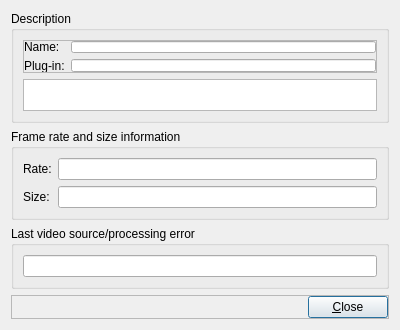
<?xml version="1.0" encoding="UTF-8"?>
<ui version="4.0">
 <class>CameraInfoDialog</class>
 <widget class="QDialog" name="CameraInfoDialog">
  <property name="geometry">
   <rect>
    <x>0</x>
    <y>0</y>
    <width>400</width>
    <height>330</height>
   </rect>
  </property>
  <property name="sizePolicy">
   <sizepolicy hsizetype="Preferred" vsizetype="Preferred">
    <horstretch>0</horstretch>
    <verstretch>0</verstretch>
   </sizepolicy>
  </property>
  <property name="minimumSize">
   <size>
    <width>300</width>
    <height>280</height>
   </size>
  </property>
  <property name="windowTitle">
   <string>Camera information</string>
  </property>
  <property name="windowIcon">
   <iconset resource="resources.qrc">
    <normaloff>:/images/icons/camera.png</normaloff>:/images/icons/camera.png</iconset>
  </property>
  <layout class="QVBoxLayout" name="verticalLayout">
   <item>
    <widget class="QGroupBox" name="groupBox">
     <property name="sizePolicy">
      <sizepolicy hsizetype="Preferred" vsizetype="Expanding">
       <horstretch>0</horstretch>
       <verstretch>0</verstretch>
      </sizepolicy>
     </property>
     <property name="title">
      <string>Description</string>
     </property>
     <layout class="QVBoxLayout" name="verticalLayout_2">
      <item>
       <widget class="QFrame" name="frame_2">
        <property name="frameShape">
         <enum>QFrame::StyledPanel</enum>
        </property>
        <property name="frameShadow">
         <enum>QFrame::Raised</enum>
        </property>
        <layout class="QFormLayout" name="formLayout">
         <property name="leftMargin">
          <number>0</number>
         </property>
         <property name="topMargin">
          <number>0</number>
         </property>
         <property name="rightMargin">
          <number>0</number>
         </property>
         <property name="bottomMargin">
          <number>0</number>
         </property>
         <item row="0" column="0">
          <widget class="QLabel" name="label">
           <property name="text">
            <string>Name:</string>
           </property>
          </widget>
         </item>
         <item row="0" column="1">
          <widget class="QLineEdit" name="cameraNameEdit">
           <property name="readOnly">
            <bool>true</bool>
           </property>
          </widget>
         </item>
         <item row="1" column="0">
          <widget class="QLabel" name="label_2">
           <property name="text">
            <string>Plug-in:</string>
           </property>
          </widget>
         </item>
         <item row="1" column="1">
          <widget class="QLineEdit" name="pluginNameEdit">
           <property name="readOnly">
            <bool>true</bool>
           </property>
          </widget>
         </item>
        </layout>
       </widget>
      </item>
      <item>
       <widget class="QPlainTextEdit" name="cameraDescriptionEdit">
        <property name="minimumSize">
         <size>
          <width>0</width>
          <height>0</height>
         </size>
        </property>
        <property name="readOnly">
         <bool>true</bool>
        </property>
       </widget>
      </item>
     </layout>
    </widget>
   </item>
   <item>
    <widget class="QGroupBox" name="groupBox_2">
     <property name="sizePolicy">
      <sizepolicy hsizetype="Preferred" vsizetype="Preferred">
       <horstretch>0</horstretch>
       <verstretch>0</verstretch>
      </sizepolicy>
     </property>
     <property name="title">
      <string>Frame rate and size information</string>
     </property>
     <layout class="QFormLayout" name="formLayout_2">
      <item row="0" column="0">
       <widget class="QLabel" name="label_3">
        <property name="text">
         <string>Rate:</string>
        </property>
       </widget>
      </item>
      <item row="1" column="0">
       <widget class="QLabel" name="label_4">
        <property name="text">
         <string>Size:</string>
        </property>
       </widget>
      </item>
      <item row="1" column="1">
       <widget class="QLineEdit" name="frameSizeEdit">
        <property name="toolTip">
         <string>Shows original frame size/format and after processing (if changed)</string>
        </property>
        <property name="readOnly">
         <bool>true</bool>
        </property>
       </widget>
      </item>
      <item row="0" column="1">
       <widget class="QLineEdit" name="frameRateEdit">
        <property name="readOnly">
         <bool>true</bool>
        </property>
       </widget>
      </item>
     </layout>
    </widget>
   </item>
   <item>
    <widget class="QGroupBox" name="errorGroupBox">
     <property name="title">
      <string>Last video source/processing error</string>
     </property>
     <layout class="QVBoxLayout" name="verticalLayout_3">
      <item>
       <widget class="QLineEdit" name="errorLineEdit">
        <property name="readOnly">
         <bool>true</bool>
        </property>
       </widget>
      </item>
     </layout>
    </widget>
   </item>
   <item>
    <widget class="QFrame" name="frame">
     <property name="frameShape">
      <enum>QFrame::StyledPanel</enum>
     </property>
     <property name="frameShadow">
      <enum>QFrame::Raised</enum>
     </property>
     <layout class="QHBoxLayout" name="horizontalLayout">
      <property name="leftMargin">
       <number>0</number>
      </property>
      <property name="topMargin">
       <number>0</number>
      </property>
      <property name="rightMargin">
       <number>0</number>
      </property>
      <property name="bottomMargin">
       <number>0</number>
      </property>
      <item>
       <spacer name="horizontalSpacer">
        <property name="orientation">
         <enum>Qt::Horizontal</enum>
        </property>
        <property name="sizeHint" stdset="0">
         <size>
          <width>40</width>
          <height>20</height>
         </size>
        </property>
       </spacer>
      </item>
      <item>
       <widget class="QPushButton" name="closeButton">
        <property name="text">
         <string>&amp;Close</string>
        </property>
       </widget>
      </item>
     </layout>
    </widget>
   </item>
  </layout>
 </widget>
 <tabstops>
  <tabstop>cameraNameEdit</tabstop>
  <tabstop>pluginNameEdit</tabstop>
  <tabstop>cameraDescriptionEdit</tabstop>
  <tabstop>frameRateEdit</tabstop>
  <tabstop>frameSizeEdit</tabstop>
  <tabstop>closeButton</tabstop>
 </tabstops>
 <resources>
  <include location="resources.qrc"/>
 </resources>
 <connections/>
</ui>
